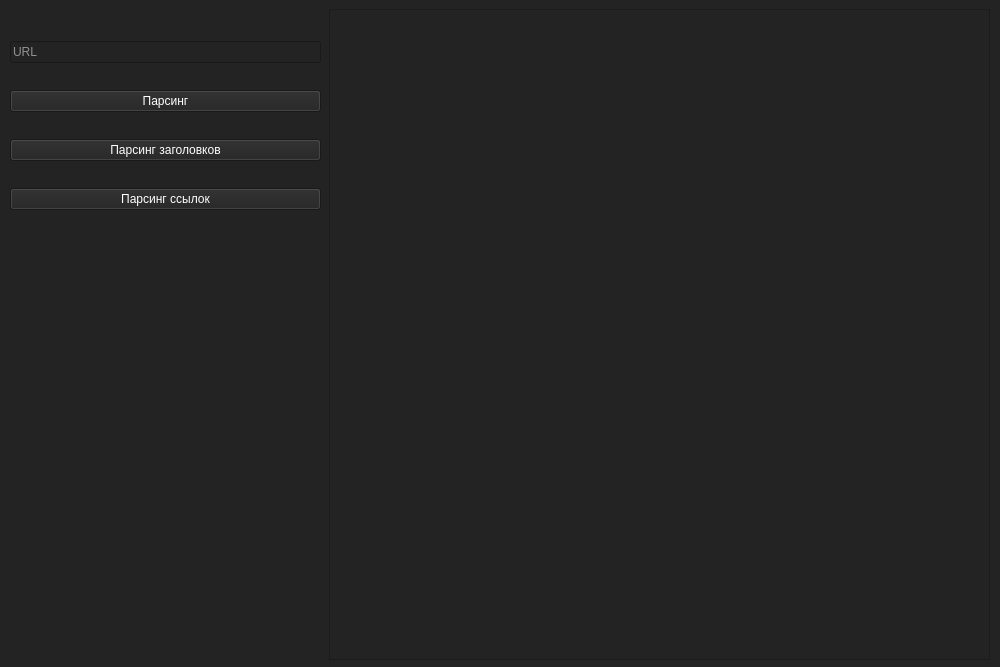
<?xml version="1.0" encoding="UTF-8"?>
<ui version="4.0">
 <class>MainWindow</class>
 <widget class="QMainWindow" name="MainWindow">
  <property name="geometry">
   <rect>
    <x>0</x>
    <y>0</y>
    <width>1000</width>
    <height>667</height>
   </rect>
  </property>
  <property name="windowTitle">
   <string>MainWindow</string>
  </property>
  <property name="styleSheet">
   <string notr="true">background-color: rgb(35, 35, 35);
color: rgb(255, 255, 255);</string>
  </property>
  <widget class="QWidget" name="centralwidget">
   <widget class="QWidget" name="verticalLayoutWidget">
    <property name="geometry">
     <rect>
      <x>10</x>
      <y>20</y>
      <width>311</width>
      <height>211</height>
     </rect>
    </property>
    <layout class="QVBoxLayout" name="verticalLayout">
     <item>
      <widget class="QLineEdit" name="lineEdit">
       <property name="text">
        <string/>
       </property>
       <property name="placeholderText">
        <string>URL</string>
       </property>
      </widget>
     </item>
     <item>
      <widget class="QPushButton" name="pars">
       <property name="text">
        <string>Парсинг</string>
       </property>
      </widget>
     </item>
     <item>
      <widget class="QPushButton" name="pars_h">
       <property name="text">
        <string>Парсинг заголовков</string>
       </property>
      </widget>
     </item>
     <item>
      <widget class="QPushButton" name="pars_a">
       <property name="text">
        <string>Парсинг ссылок</string>
       </property>
      </widget>
     </item>
    </layout>
   </widget>
   <widget class="QFrame" name="frame">
    <property name="geometry">
     <rect>
      <x>329</x>
      <y>9</y>
      <width>661</width>
      <height>651</height>
     </rect>
    </property>
    <property name="frameShape">
     <enum>QFrame::StyledPanel</enum>
    </property>
    <property name="frameShadow">
     <enum>QFrame::Raised</enum>
    </property>
   </widget>
  </widget>
 </widget>
 <resources/>
 <connections/>
</ui>
